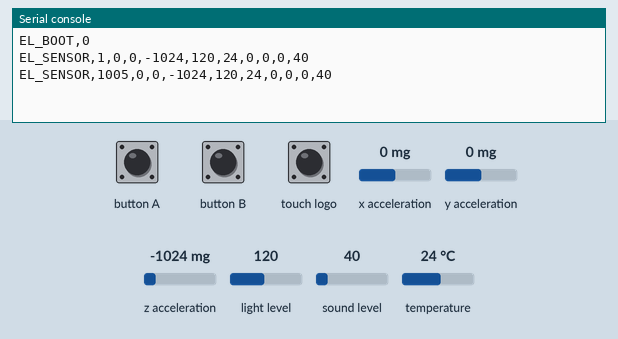
Recording of a program running on a simulated BBC micro:bit (MakeCode). Parts: the last lines printed to the serial console. The test bench sets the inputs (shaded band); at power-on: x acceleration 0 mg, y acceleration 0 mg, z acceleration -1024 mg, light level 120, sound level 40, temperature 24 °C.

Above: at 1.2 s.
1.3 s: x acceleration set to -1440 mg
At 2.6 s:
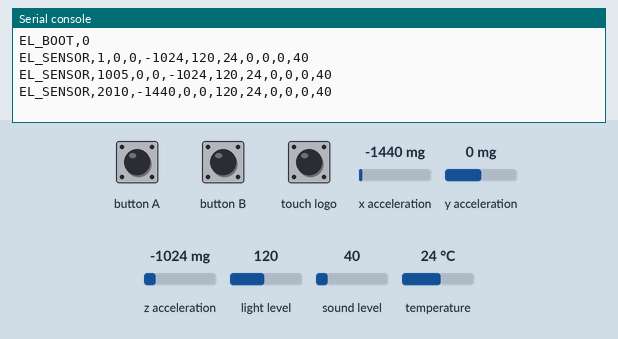
2.8 s: button A pressed for 1.2 s
At 3.6 s:
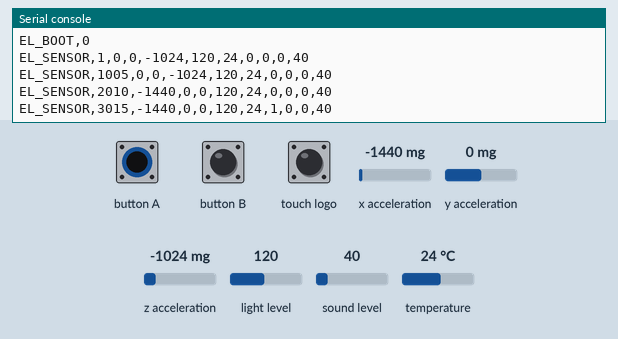
5.5 s: button B pressed for 1.2 s
At 6.4 s:
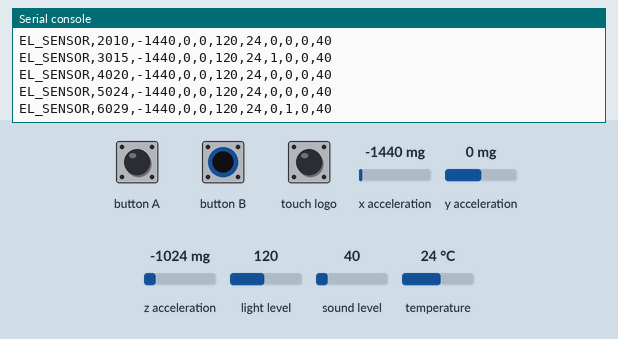
8.2 s: touch logo pressed for 1.2 s
At 9.9 s:
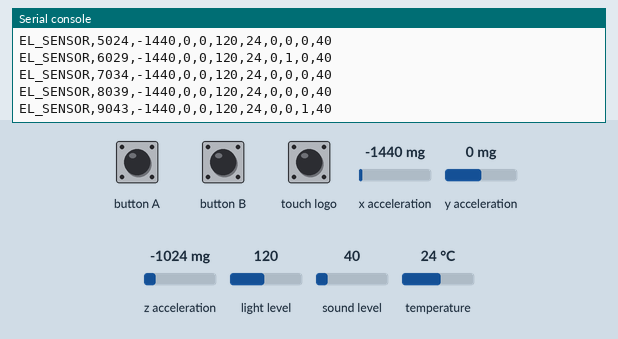
10.9 s: y acceleration set to -1440 mg
At 11.9 s:
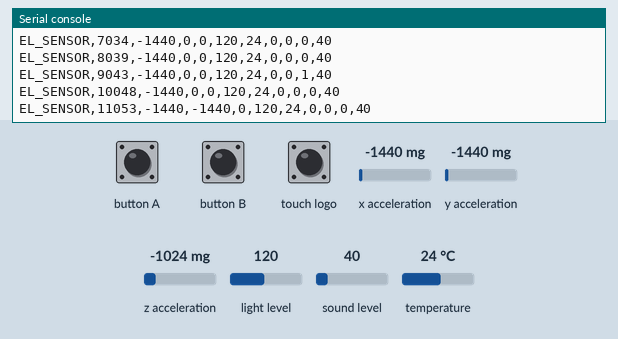
12.4 s: z acceleration set to -1440 mg
At 13.9 s:
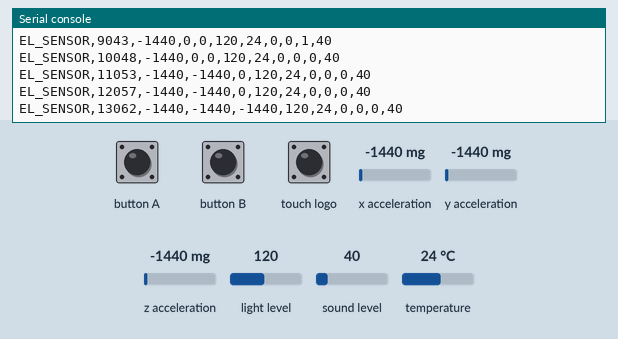
Timing chart, 0 to 14.9 s (numbered marks = the images above; inputs shaded):
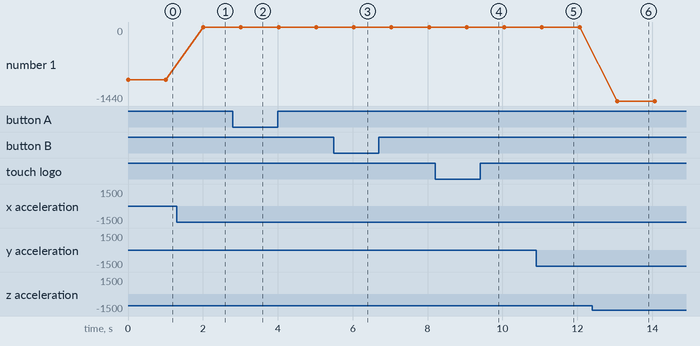

The program:

main.ts
```typescript
//% color="#4051B5" icon="\uf1da" block="Edit Logger"
namespace editLogger {
  const minSensorIntervalMs = 100;
  const maxSensorIntervalMs = 60000;
  const sensorLogPrefix = "EL_SENSOR";
  const bootLogPrefix = "EL_BOOT";

  let sensorLogging = false;
  let sensorIntervalMs = 1000;

  //% block="edit logger is enabled"
  export function isEnabled(): boolean {
    return true;
  }

  //% block="start sensor logging every $intervalMs ms"
  //% intervalMs.defl=1000 intervalMs.min=100 intervalMs.max=60000
  export function startSensorLogging(intervalMs: number): void {
    sensorIntervalMs = clampSensorInterval(intervalMs);

    if (sensorLogging) return;
    sensorLogging = true;

    control.inBackground(function () {
      while (sensorLogging) {
        writeSensorLog();
        basic.pause(sensorIntervalMs);
      }
    });
  }

  //% block="stop sensor logging"
  export function stopSensorLogging(): void {
    sensorLogging = false;
  }

  function writeSensorLog(): void {
    serial.writeLine(
      sensorLogPrefix +
        "," +
        input.runningTime() +
        "," +
        input.acceleration(Dimension.X) +
        "," +
        input.acceleration(Dimension.Y) +
        "," +
        input.acceleration(Dimension.Z) +
        "," +
        input.lightLevel() +
        "," +
        input.temperature() +
        "," +
        pressedFlag(input.buttonIsPressed(Button.A)) +
        "," +
        pressedFlag(input.buttonIsPressed(Button.B)) +
        "," +
        pressedFlag(input.logoIsPressed()) +
        "," +
        input.soundLevel(),
    );
  }

  function clampSensorInterval(intervalMs: number): number {
    if (intervalMs < minSensorIntervalMs) return minSensorIntervalMs;
    if (intervalMs > maxSensorIntervalMs) return maxSensorIntervalMs;
    return intervalMs;
  }

  function pressedFlag(isPressed: boolean): number {
    return isPressed ? 1 : 0;
  }

  // Runs once whenever the program starts, i.e. right after a flash or a
  // manual reset. The editor side anchors this line to the most recently
  // observed code snapshot, giving it a way to tell which code version was
  // running during a given stretch of sensor data.
  function writeBootLog(): void {
    serial.writeLine(bootLogPrefix + "," + input.runningTime());
  }

  writeBootLog();
}
```

test.ts
```typescript
editLogger.isEnabled();
editLogger.startSensorLogging(1000);
```

Measured:
- after the input at 1.3 s, the serial console: prints a new line after 0.71 s (image 1)
- after the input at 2.8 s, the serial console: prints a new line after 0.22 s (image 2)
- after the input at 5.5 s, the serial console: prints a new line after 0.53 s (image 3)
- after the input at 8.2 s, the serial console: prints a new line after 0.84 s (image 4)
- after the input at 10.9 s, the serial console: prints a new line after 0.15 s (image 5)
- after the input at 12.4 s, the serial console: prints a new line after 0.66 s (image 6)
